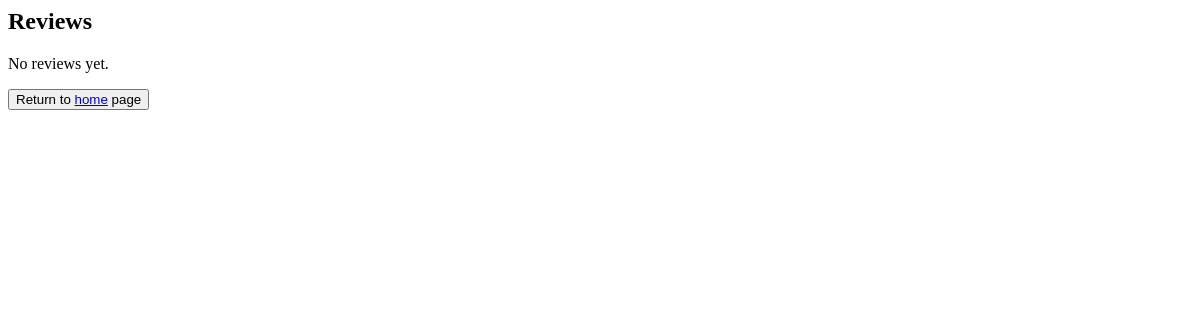
Before: /users/reviews/13/ (signed in) with the older database file.
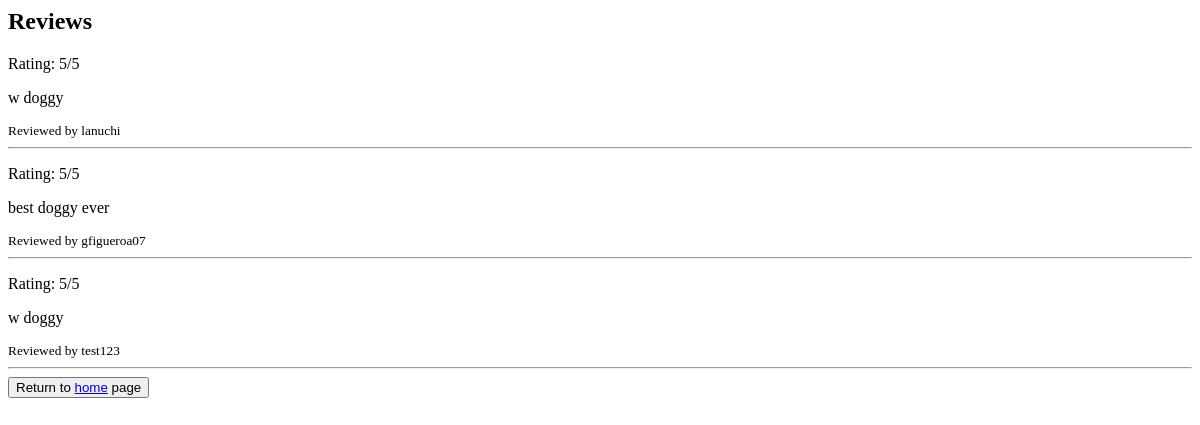
After: the same page with the newer database file.
### users/models.py (models this page shows, shortened)
class Review(models.Model):
    review_written = models.ForeignKey(Profile, on_delete=models.CASCADE, related_name='reviews_written')
    review_received = models.ForeignKey(Profile, on_delete=models.CASCADE, related_name='reviews_received')
    images = models.ImageField(upload_to='review_pics/', blank=True, null=True)
    edited = models.BooleanField(default=False)
    rating = models.IntegerField(validators=[
        MinValueValidator(1),
        MaxValueValidator(5),
    ])
    comment = models.TextField(blank=True)
    created_at = models.DateTimeField(auto_now_add=True)
    class Meta:
        constraints = [
            models.UniqueConstraint(
                fields=['review_received', 'review_written'],
                name='one_review_per_user_per_profile'
            )
        ]

class Profile(models.Model):
    user = models.OneToOneField(User, on_delete=models.CASCADE)
    profile_name = models.CharField(max_length=30, unique=False, blank=True, null=False)
    profile_picture = models.ImageField(upload_to='profile_pics/', blank=True, null=True)
    location = models.TextField(blank=False)
    description = models.TextField(blank=True)
    avg_review_score = models.FloatField(default=0.0)
    skills = models.TextField(blank=True)
    resume = models.FileField(upload_to='resumes/', blank=True, null=True)

### users/views.py (the view)
# urls.py: path('reviews/<int:profile_id>/', views.review_page, name='reviews'),
def review_page(request, profile_id):
    profile = get_object_or_404(Profile, id=profile_id)
    reviews = Review.objects.filter(review_received=profile).annotate(written_by_user=Case(When(review_written=request.user.profile, then=Value(True)), default=Value(False), output_field=BooleanField())).order_by('-written_by_user', '-id')
    return render(request, 'users/review_page.html', {'profile': profile, 'reviews': reviews})

### users/templates/users/review_page.html (shortened to what this page needs)
<h2>Reviews</h2>
{% if reviews %}
    {% for review in reviews %}
        <div class="review">
            <p>Rating: {{ review.rating }}/5</p>
            <p>{{ review.comment }} {% if review.edited %}<small>(edited)</small>{% endif %}</p>
            <small>
                Reviewed by {{ review.review_written.user.username }}
            </small>
            <hr>
        </div>
    {% endfor %}
{% else %}
    <p>No reviews yet.</p>
{% endif %}
<button>Return to <a href='/'>home</a> page</button>

Changed rows visible on the page:
added Review: rating "5", comment "w doggy", review_written.user.username "lanuchi"
added Review: rating "5", comment "best doggy ever", review_written.user.username "gfigueroa07"
added Review: rating "5", comment "w doggy", review_written.user.username "test123"
Other visible differences:
text no longer shown: "No reviews yet."
